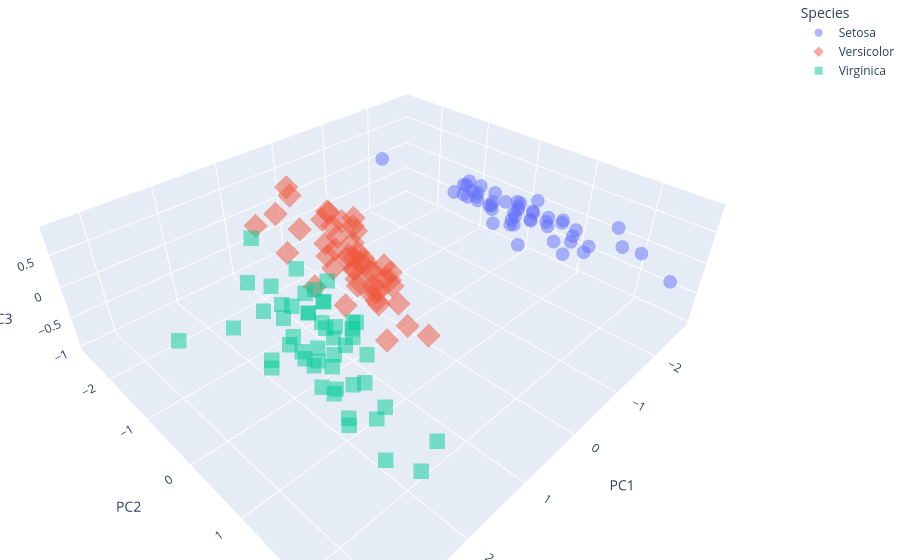

Here is the notebook cell this chart was saved with:
### Markdown cell above
### 4.3. Customized 3D Scatter Plot

### Code cell
# assign diff symbols to diff flower species 


fig = px.scatter_3d(df_scores, x='PC1', y='PC2', z='PC3',
              color='Species',
              symbol='Species',
              opacity=0.5)

# tight layout
fig.update_layout(margin=dict(l=0, r=0, b=0, t=0))

# https://plotly.com/python/templates/

#fig.update_layout(template='ggplot2') # "plotly", "plotly_white", "plotly_dark", "ggplot2", "seaborn", "simple_white", "none"
